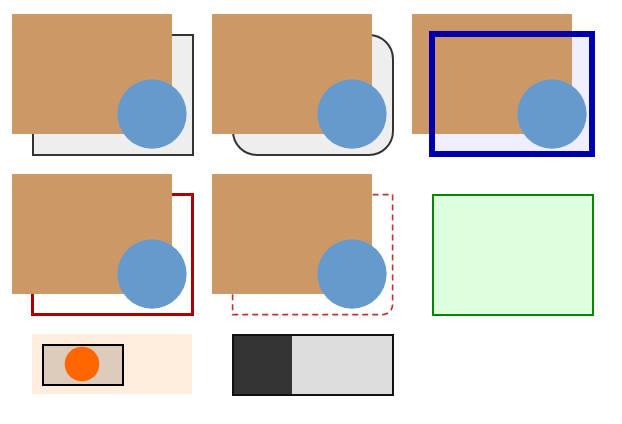

This figure's Vega-Lite source:
### Vega specification from a JSON file in a GitHub repository (floating-point values rounded to 4 significant figures)
{"$schema": "https://vega.github.io/schema/vega/v6.json", "width": 300, "height": 200, "padding": 5, "marks": [{"type": "group", "encode": {"update": {"x": {"value": 10}, "y": {"value": 10}, "width": {"value": 80}, "height": {"value": 60}, "fill": {"value": "#eee"}, "stroke": {"value": "#333"}}}, "marks": [{"type": "rect", "encode": {"update": {"x": {"value": -10}, "y": {"value": -10}, "width": {"value": 80}, "height": {"value": 60}, "fill": {"value": "#c96"}}}}, {"type": "symbol", "encode": {"update": {"x": {"value": 60}, "y": {"value": 40}, "size": {"value": 1200}, "fill": {"value": "#69c"}}}}], "clip": true}, {"type": "group", "encode": {"update": {"x": {"value": 110}, "y": {"value": 10}, "width": {"value": 80}, "height": {"value": 60}, "fill": {"value": "#eee"}, "stroke": {"value": "#333"}, "cornerRadius": {"value": 12}}}, "marks": [{"type": "rect", "encode": {"update": {"x": {"value": -10}, "y": {"value": -10}, "width": {"value": 80}, "height": {"value": 60}, "fill": {"value": "#c96"}}}}, {"type": "symbol", "encode": {"update": {"x": {"value": 60}, "y": {"value": 40}, "size": {"value": 1200}, "fill": {"value": "#69c"}}}}], "clip": true}, {"type": "group", "encode": {"update": {"x": {"value": 210}, "y": {"value": 10}, "width": {"value": 80}, "height": {"value": 60}, "fill": {"value": "#eef"}, "stroke": {"value": "#00a"}, "strokeWidth": {"value": 3}, "strokeForeground": {"value": true}}}, "marks": [{"type": "rect", "encode": {"update": {"x": {"value": -10}, "y": {"value": -10}, "width": {"value": 80}, "height": {"value": 60}, "fill": {"value": "#c96"}}}}, {"type": "symbol", "encode": {"update": {"x": {"value": 60}, "y": {"value": 40}, "size": {"value": 1200}, "fill": {"value": "#69c"}}}}]}, {"type": "group", "encode": {"update": {"x": {"value": 10}, "y": {"value": 90}, "width": {"value": 80}, "height": {"value": 60}, "stroke": {"value": "#a00"}, "strokeWidth": {"value": 1.5}, "strokeOffset": {"value": 0.25}}}, "marks": [{"type": "rect", "encode": {"update": {"x": {"value": -10}, "y": {"value": -10}, "width": {"value": 80}, "height": {"value": 60}, "fill": {"value": "#c96"}}}}, {"type": "symbol", "encode": {"update": {"x": {"value": 60}, "y": {"value": 40}, "size": {"value": 1200}, "fill": {"value": "#69c"}}}}]}, {"type": "group", "encode": {"update": {"x": {"value": 110}, "y": {"value": 90}, "width": {"value": 80}, "height": {"value": 60}, "stroke": {"value": "#a00"}, "strokeWidth": {"value": 0.8}, "strokeDash": {"value": [3, 2]}, "opacity": {"value": 0.8}, "cornerRadiusTopLeft": {"value": 20}, "cornerRadiusBottomRight": {"value": 5}}}, "marks": [{"type": "rect", "encode": {"update": {"x": {"value": -10}, "y": {"value": -10}, "width": {"value": 80}, "height": {"value": 60}, "fill": {"value": "#c96"}}}}, {"type": "symbol", "encode": {"update": {"x": {"value": 60}, "y": {"value": 40}, "size": {"value": 1200}, "fill": {"value": "#69c"}}}}]}, {"type": "group", "encode": {"update": {"x": {"value": 210}, "y": {"value": 90}, "width": {"value": 80}, "height": {"value": 60}, "stroke": {"value": "#080"}, "strokeForeground": {"value": true}, "fill": {"value": "#dfd"}, "strokeWidth": {"value": 1}}}}, {"type": "group", "encode": {"update": {"x": {"value": 10}, "y": {"value": 160}, "width": {"value": 80}, "height": {"value": 30}, "fill": {"value": "#fed"}}}, "marks": [{"type": "group", "encode": {"update": {"x": {"value": 5}, "y": {"value": 5}, "width": {"value": 40}, "height": {"value": 20}, "fill": {"value": "#dcb"}, "stroke": {"value": "#000"}}}, "marks": [{"type": "symbol", "encode": {"update": {"x": {"value": 20}, "y": {"value": 10}, "size": {"value": 300}, "fill": {"value": "#f60"}}}}], "clip": true}]}, {"type": "group", "interactive": false, "encode": {"update": {"x": {"value": 110}, "y": {"value": 160}, "width": {"value": 80}, "height": {"value": 30}, "fill": {"value": "#ddd"}, "stroke": {"value": "#111"}, "strokeForeground": {"value": true}}}, "marks": [{"type": "rect", "interactive": false, "encode": {"update": {"x": {"value": 0}, "y": {"value": 0}, "width": {"value": 30}, "height": {"value": 30}, "fill": {"value": "#333"}}}}]}]}
